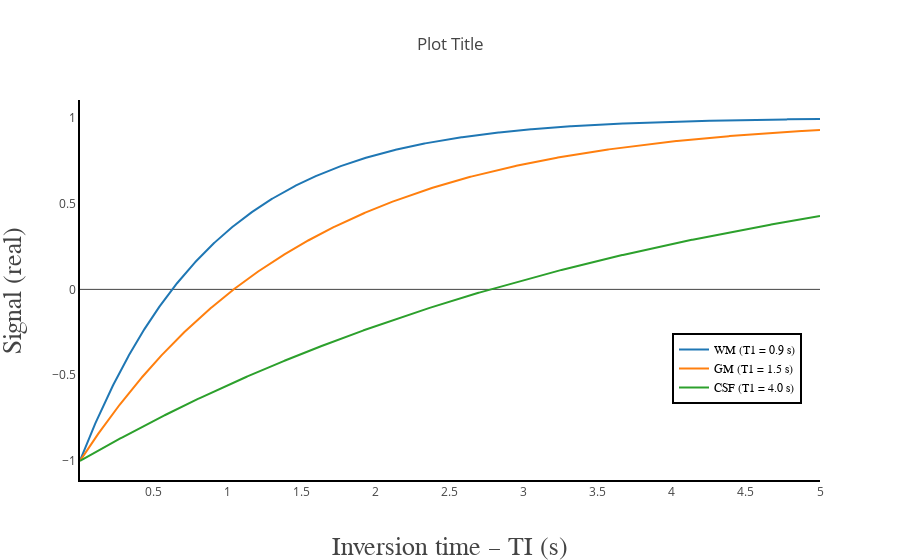

Notebook source saved alongside this figure:
### Code cell
init_notebook_mode(connected=True)

wm = go.Scatter(
    x = params["TI"],
    y = signal_WM,
    name = 'WM (T1 = 0.9 s)'
)

gm = go.Scatter(
    x = params["TI"],
    y = signal_GM,
    name = 'GM (T1 = 1.5 s)'
)

csf = go.Scatter(
    x = params["TI"],
    y = signal_CSF,
    name = 'CSF (T1 = 4.0 s)'
)

data = [wm, gm, csf]

layout = go.Layout(
    title='Plot Title',
    xaxis=dict(
        title='Inversion time – TI (s)',
        titlefont=dict(
            family='Times New Roman',
            size=26
        ),
        showgrid=False,
        linecolor='black',
        linewidth=2
    ),
    yaxis=dict(
        title='Signal (real)',
        titlefont=dict(
            family='Times New Roman',
            size=26
        ),
        showgrid=False,
        linecolor='black',
        linewidth=2
    ),
    legend=dict(
        x=0.8,
        y=0.2,
        traceorder='normal',
        font=dict(
            family='Times New Roman',
            size=12,
            color='#000'
        ),
        bordercolor='#000000',
        borderwidth=2
    )
)

fig = dict(data=data, layout=layout)

iplot(fig, filename = 'basic-line', config = config)

### Figure 1 — Plotly figure (JSON) as saved in the notebook; plotly's stock layout.template omitted (floating-point values rounded to 4 significant figures; data arrays with more than 128 entries replaced by an {"elided": "..."} marker saying what was removed)
{"data": [{"name": "WM (T1 = 0.9 s)", "type": "scatter", "uid": "88b6953e-abb6-11e8-8a7e-0a580a0c02c4", "x": {"elided": "1000 float values"}, "y": {"elided": "1000 float values"}}, {"name": "GM (T1 = 1.5 s)", "type": "scatter", "uid": "88b69bce-abb6-11e8-8a7e-0a580a0c02c4", "x": {"elided": "1000 float values"}, "y": {"elided": "1000 float values"}}, {"name": "CSF (T1 = 4.0 s)", "type": "scatter", "uid": "88b69da4-abb6-11e8-8a7e-0a580a0c02c4", "x": {"elided": "1000 float values"}, "y": {"elided": "1000 float values"}}], "layout": {"legend": {"bordercolor": "#000000", "borderwidth": 2, "font": {"color": "#000", "family": "Times New Roman", "size": 12}, "traceorder": "normal", "x": 0.8, "y": 0.2}, "title": "Plot Title", "xaxis": {"linecolor": "black", "linewidth": 2, "showgrid": false, "title": "Inversion time – TI (s)", "titlefont": {"family": "Times New Roman", "size": 26}}, "yaxis": {"linecolor": "black", "linewidth": 2, "showgrid": false, "title": "Signal (real)", "titlefont": {"family": "Times New Roman", "size": 26}}}}
